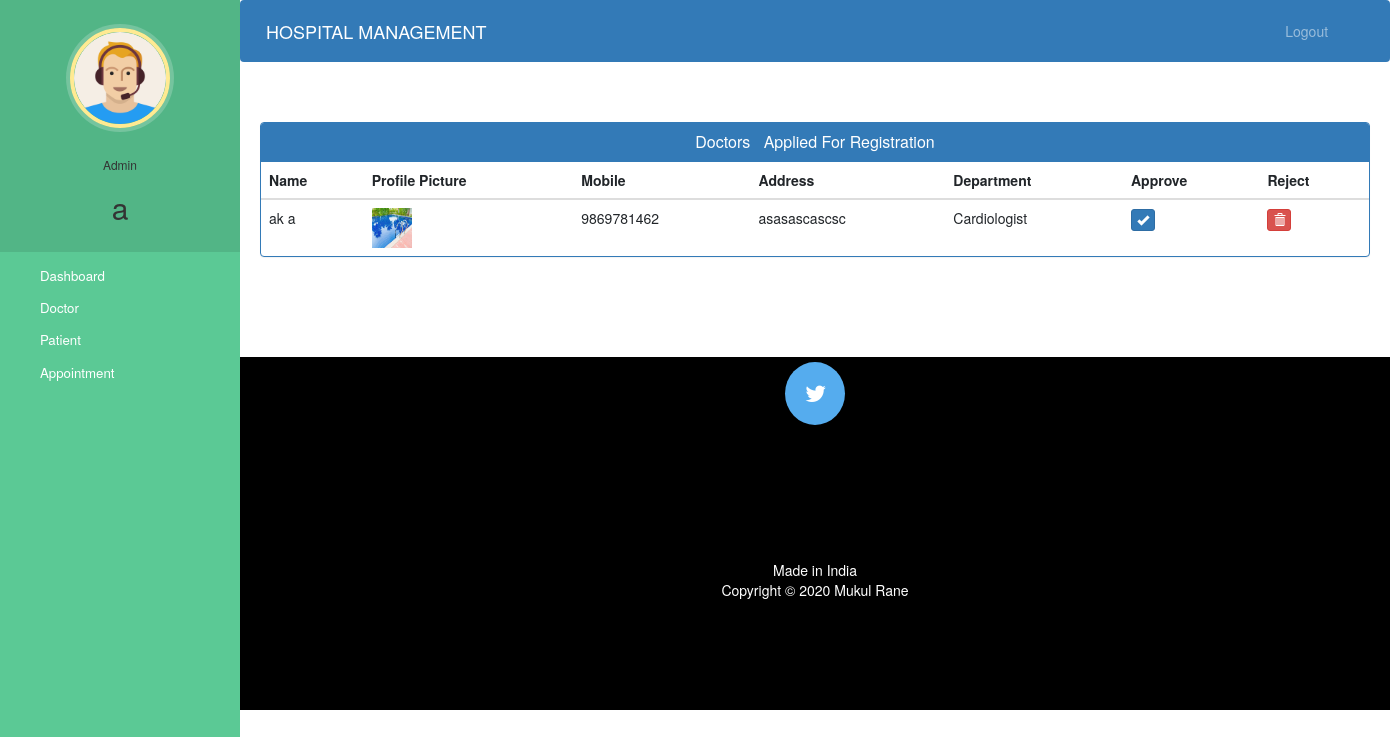
/admin-approve-doctor (signed in), run on the app's committed database.
### hospital/models.py (models this page shows, shortened)
class Doctor(models.Model):
    user=models.OneToOneField(User,on_delete=models.CASCADE)
    profile_pic= models.ImageField(upload_to='profile_pic/DoctorProfilePic/',null=True,blank=True)
    address = models.CharField(max_length=40)
    mobile = models.CharField(max_length=20,null=True)
    department= models.CharField(max_length=50,choices=departments,default='Cardiologist')
    status=models.BooleanField(default=False)
    @property
    def get_name(self):
        return self.user.first_name+" "+self.user.last_name

### hospital/views.py (the view)
# urls.py: path('admin-approve-doctor', views.admin_approve_doctor_view,name='admin-approve-doctor'),
@login_required(login_url='adminlogin')
@user_passes_test(is_admin)
def admin_approve_doctor_view(request):
    doctors=models.Doctor.objects.all().filter(status=False)
    return render(request,'hospital/admin_approve_doctor.html',{'doctors':doctors})

### hospital/views.py (called while the page is built)
def is_admin(user):
    return user.groups.filter(name='ADMIN').exists()

### templates/hospital/admin_approve_doctor.html (shortened to what this page needs)
{% extends 'hospital/admin_base.html' %}
{% block content %}
{%load static%}
<head>
  <link href="//netdna.bootstrapcdn.com/bootstrap/3.0.0/css/bootstrap.min.css" rel="stylesheet" id="bootstrap-css">
</head>
<div class="container">
  <div class="panel panel-primary">
    <div class="panel-heading">
      <h6 class="panel-title">Doctors &nbsp Applied For Registration</h6>
    </div>
    <table class="table table-hover" id="dev-table">
      <thead>
        <tr>
          <th>Name</th>
          <th>Profile Picture</th>
          <th>Mobile</th>
          <th>Address</th>
          <th>Department</th>
          <th>Approve</th>
          <th>Reject</th>
        </tr>
      </thead>
      {% for d in doctors %}
      <tr>
        <td> {{d.get_name}}</td>
        <td> <img src="{% static d.profile_pic.url %}" alt="Profile Pic" height="40px" width="40px" /></td>
        <td>{{d.mobile}}</td>
        <td>{{d.address}}</td>
        <td>{{d.department}}</td>
        <td><a class="btn btn-primary btn-xs" href="{% url 'approve-doctor' d.id  %}"><span class="glyphicon glyphicon-ok"></span></a></td>
        <td><a class="btn btn-danger btn-xs" href="{% url 'reject-doctor' d.id  %}"><span class="glyphicon glyphicon-trash"></span></a></td>
      </tr>
      {% endfor %}
    </table>
  </div>
</div>
{% endblock content %}

### templates/hospital/admin_base.html (shortened to what this page needs)
<!DOCTYPE html>
{% load static %}
<html lang="en">
<head>
  <link rel="stylesheet" href="https://stackpath.bootstrapcdn.com/bootstrap/4.3.1/css/bootstrap.min.css">
  <link rel="stylesheet" href="https://maxcdn.bootstrapcdn.com/font-awesome/4.7.0/css/font-awesome.min.css">
  <link rel="stylesheet" href="{% static '/style.css' %}">
</head>
<body>
  <nav class="menu" tabindex="0">
    <header class="avatar">
      <img src="{% static "images/adminpropic.png" %}" />
      <br><br>
      <h6>Admin</h6>
      <h2>{{request.user.first_name}}</h2>
    </header>
    <ul>
      <li tabindex="0" class="icon-dashboard"> <a style="color:white; text-decoration:none;" href="/admin-dashboard"><span>Dashboard</span></a> </li>
      <li tabindex="0" class="icon-customers"> <a style="color:white; text-decoration:none;" href="/admin-doctor"><span>Doctor</span></a></li>
      <li tabindex="0" class="icon-users"> <a style="color:white; text-decoration:none;" href="/admin-patient"><span>Patient</span></a></li>
      <li tabindex="0" class="icon-calendar"> <a style="color:white; text-decoration:none;" href="/admin-appointment"><span>Appointment</span></a></li>
    </ul>
  </nav>
  <main>
    <div class="bs-example">
      <nav class="navbar navbar-expand-md  navbar-dark fixed-top" style="background:#337AB7;">
        <a href="/admin-dashboard" class="navbar-brand">HOSPITAL MANAGEMENT</a>
        <div class="collapse navbar-collapse justify-content-between" id="navbarCollapse">
          <div class="navbar-nav" style=" margin-left: 90%;">
            <a href="/logout" class="nav-item nav-link">Logout</a>
          </div>
        </div>
      </nav>
    </div>
    <br><br>
    {% block content %}
    {% endblock content %}
    <br><br><br><br>
    <footer>
      <p>
        <a id="ftr" href="https://twitter.com/sumitkumar1503" class="fa fa-twitter"></a>
      </p>
      <br>
      <div class="container">
        <div class="row">
          <div class="col-md-12 col-sm-12">
            <div style="color:#ffffff;" class="wow fadeInUp footer-copyright">
              <p>Made in India <br>
                Copyright &copy; 2020 Mukul Rane </p>
            </div>
          </div>
        </div>
      </div>
    </footer>
  </main>
</body>
</html>

### static/style.css (style rules this page uses)
body { padding-left: 240px; }
main { position: relative; height: 100vh; }
.menu { background: #5bc995; height: 100vh; width: 240px; position: fixed; top: 0px; left: 0; z-index: 5; outline: none; }
.menu .avatar { background: rgba(0, 0, 0, 0.1); padding: 2em 0.5em; text-align: center; }
.menu .avatar img { width: 100px; border-radius: 50%; overflow: hidden; border: 4px solid #ffea92; box-shadow: 0 0 0 4px rgba(255, 255, 255, 0.2); }
.menu .avatar h2 { font-weight: normal; margin-bottom: 0; }
.menu ul { list-style: none; padding: 0.5em 0; margin: 0; }
.menu ul li { padding: 0.5em 1em 0.5em 3em; font-size: 0.95em; font-weight: regular; background-repeat: no-repeat; background-position: left 15px center; background-size: auto 20px; transition: all 0.15s linear; cursor: pointer; }
.menu ul li.icon-dashboard { background-image: url("http://www.entypo.com/images//gauge.svg"); }
.menu ul li.icon-customers { background-image: url("http://www.entypo.com/images//briefcase.svg"); }
.menu ul li.icon-users { background-image: url("http://www.entypo.com/images//users.svg"); }
.menu ul li.icon-calendar { background-image: url("http://www.entypo.com/images//calendar.svg"); }

### templates/hospital/admin_base.html (style rules this page uses)
a:link { text-decoration: none; }
a { color: white; }
footer { padding: 0px 0px 0px 0px; background-color: black; margin: 0px; }
#ftr { padding: 20px; }
.fa { font-size: 23px; width: 60px; text-align: center; text-decoration: none; margin: 5px 2px; border-radius: 50%; }
.fa-twitter { background: #55ACEE; color: white; }
p { text-align: center; }
body { padding-left: 240px; }
main { position: relative; height: 100vh; }
.menu { background: #5bc995; height: 100vh; width: 240px; position: fixed; top: 0px; left: 0; z-index: 5; outline: none; }
.menu .avatar { background: rgba(0, 0, 0, 0.1); padding: 2em 0.5em; text-align: center; }
.menu .avatar img { width: 100px; border-radius: 50%; overflow: hidden; border: 4px solid #ffea92; box-shadow: 0 0 0 4px rgba(255, 255, 255, 0.2); }
.menu .avatar h2 { font-weight: normal; margin-bottom: 0; }
.menu ul { list-style: none; padding: 0.5em 0; margin: 0; }
.menu ul li { padding: 0.5em 1em 0.5em 3em; font-size: 0.95em; font-weight: regular; background-repeat: no-repeat; background-position: left 15px center; background-size: auto 20px; transition: all 0.15s linear; cursor: pointer; }
.menu ul li.icon-dashboard { background-image: url("http://www.entypo.com/images//gauge.svg"); }
.menu ul li.icon-customers { background-image: url("http://www.entypo.com/images//briefcase.svg"); }
.menu ul li.icon-users { background-image: url("http://www.entypo.com/images//users.svg"); }
.menu ul li.icon-calendar { background-image: url("http://www.entypo.com/images//calendar.svg"); }

### templates/hospital/admin_approve_doctor.html (style rules this page uses)
a:link { text-decoration: none; }
h6 { text-align: center; }
.row { margin: 100px; }

### data on the page
Doctor: get_name "ak a", profile_pic (picture), mobile "9869781462", address "asasascascsc", department "Cardiologist"

### other printed values
{{ request.user.first_name }} "a"
